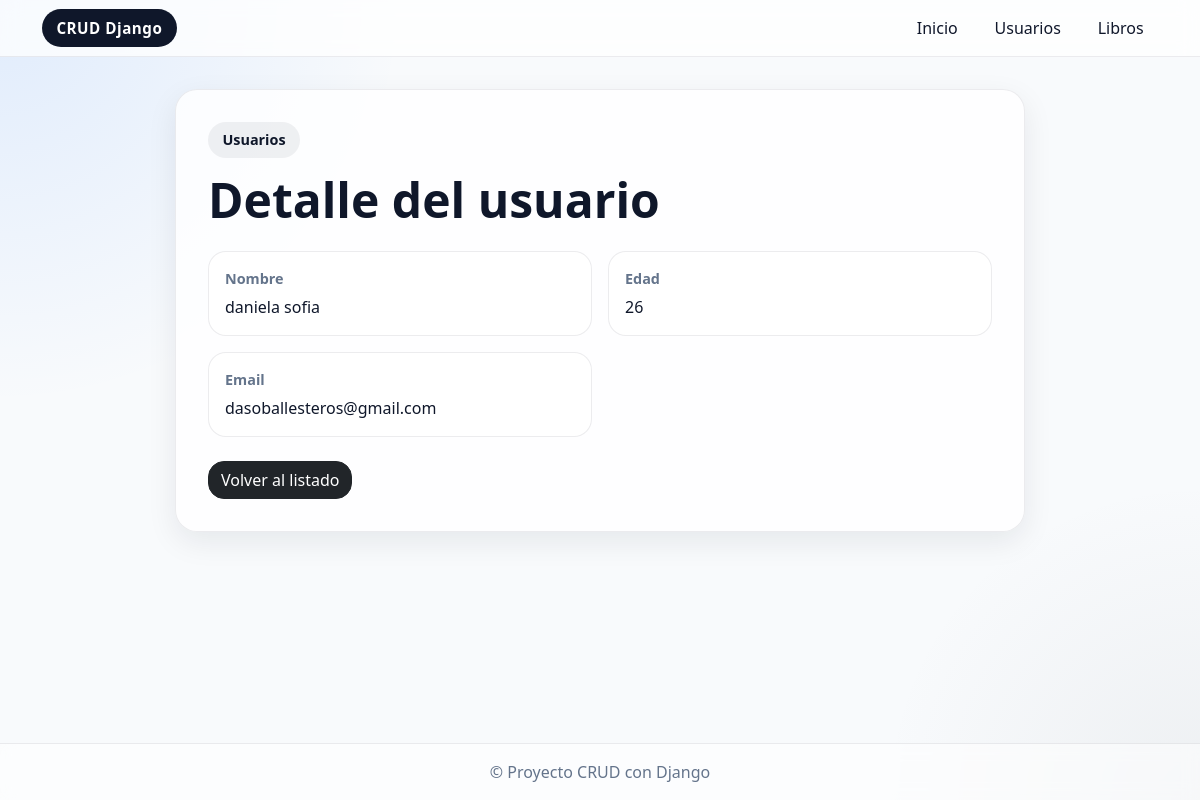
Screenshot of /usuarios/ver_usuario/6 with the database file from the repository.
### usuarios/models.py (models this page shows, shortened)
class Usuario(models.Model):
  nombre = models.CharField(max_length=50)
  edad = models.IntegerField()
  email = models.EmailField(max_length=120, unique=True)

### usuarios/views.py (the view)
# urls.py: path('ver_usuario/<int:id_usuario>', views.mostrar_usuario, name='ver_usuario')
def mostrar_usuario(request, id_usuario: int,template_name: str='usuarios/usuario.html'):
  usuario = Usuario.objects.get(id=id_usuario)
  data = {'form': usuario}
  return render(request, template_name, data)

### templates/usuarios/usuario.html (shortened to what this page needs)
{% extends "base.html" %}
{% load static %}
{% block extra_css %}
<link rel="stylesheet" href="{% static 'css/usuarios.css' %}">
{% endblock %}
{% block contenido %}
<section class="detail-section">
  <div class="glass-card detail-card">
    <span class="module-badge">Usuarios</span>
    <h1 class="module-title form-title">Detalle del usuario</h1>
    <div class="detail-grid">
      <div class="detail-item">
        <span class="detail-label">Nombre</span>
        <p>{{ form.nombre }}</p>
      </div>
      <div class="detail-item">
        <span class="detail-label">Edad</span>
        <p>{{ form.edad }}</p>
      </div>
      <div class="detail-item">
        <span class="detail-label">Email</span>
        <p>{{ form.email }}</p>
      </div>
    </div>
    <div class="form-actions">
      <a href="{% url 'usuarios' %}" class="btn btn-dark rounded-4">Volver al listado</a>
    </div>
  </div>
</section>
{% endblock %}

### static/css/base.css (style rules this page uses)
:root { --bg-main: #f8fafc; --bg-card: rgba(255, 255, 255, 0.80); --text-main: #0f172a; --text-soft: #64748b; --border-soft: rgba(15, 23, 42, 0.08); --shadow-soft: 0 10px 30px rgba(15, 23, 42, 0.08); --radius-xl: 22px; }
body { background: radial-gradient(circle at top left, rgba(13, 110, 253, 0.10), transparent 28%), radial-gradient(circle at bottom right, rgba(108, 117, 125, 0.08), transparent 22%), var(--bg-main); color: var(--text-main); min-height: 100vh; display: flex; flex-direction: column; }
.glass-card { background: var(--bg-card); border: 1px solid var(--border-soft); box-shadow: var(--shadow-soft); border-radius: var(--radius-xl); }

### static/css/usuarios.css (style rules this page uses)
.module-badge { display: inline-block; padding: 0.45rem 0.9rem; border-radius: 999px; background: rgba(15, 23, 42, 0.06); color: var(--text-main); font-size: 0.9rem; font-weight: 600; margin-bottom: 1rem; }
.module-title { font-size: clamp(1.9rem, 4vw, 3rem); line-height: 1.1; font-weight: 800; margin-bottom: 0.8rem; }
.form-card, .detail-card { padding: 2rem; max-width: 850px; margin: 0 auto; }
.form-title { margin-bottom: 0.6rem; }
.form-actions { display: flex; flex-wrap: wrap; gap: 0.8rem; margin-top: 1.5rem; }
.detail-grid { display: grid; grid-template-columns: repeat(2, minmax(0, 1fr)); gap: 1rem; margin: 1.5rem 0; }
.detail-item { background: rgba(255, 255, 255, 0.7); border: 1px solid var(--border-soft); border-radius: 18px; padding: 1rem; }
.detail-label { display: block; font-size: 0.9rem; font-weight: 700; color: var(--text-soft); margin-bottom: 0.35rem; }
.detail-item p { margin: 0; font-size: 1rem; color: var(--text-main); word-break: break-word; }

### rows the page displays
Usuario: nombre "daniela sofia", edad "26", email "dasoballesteros@gmail.com"
